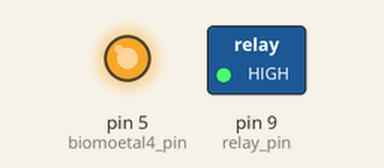
A sketch run on a simulated Arduino Uno, built with avr-gcc and run on an emulated ATmega328P. Shown: switched loads named in the sketch (green lamp = pin HIGH), output pins drawn as LEDs (lit = HIGH).

Above: at 0.2 s.
Timing chart, 0 to 7.1 s (numbered marks = the images above):
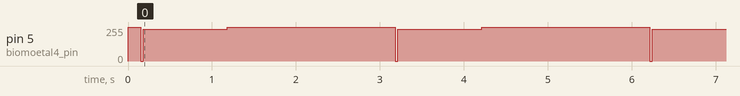

The sketch:

sketch_may28a.ino
```cpp
int relay_pin = 9;
int biomoetal4_pin = 5;

int on = 0;
int keep = 240;
int off = 255;

int on_time = 30;
int keep_time = 1000;
int span = 2000;

void setup () {
  Serial.begin(9600);
  pinMode(relay_pin, OUTPUT);
  pinMode(biomoetal4_pin, OUTPUT);

  analogWrite(biomoetal4_pin, off);
  delay(50);
  analogWrite(relay_pin,255);
  delay(100);
}

void loop () {
  analogWrite(biomoetal4_pin, on);
  delay(on_time);
  analogWrite(biomoetal4_pin, keep);
  delay(keep_time);
  analogWrite(biomoetal4_pin, off);
  delay(span);
}
```

Measured:
- by itself, pin 5 (biomoetal4_pin): repeats every 3.0 s: 240/255 1.0 s, 255/255 2.0 s, 0/255 0.03 s
